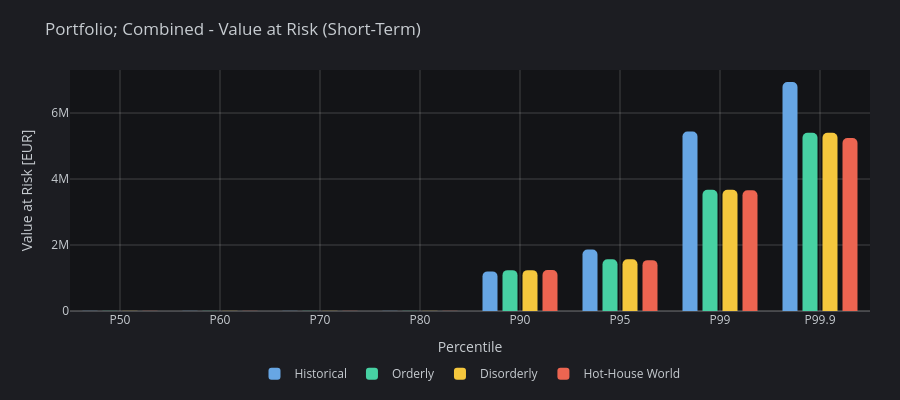

This figure's notebook cell:
### Markdown cell above
The portfolio VaR plot summarizes severe-but-plausible total losses at the portfolio level for the selected term and scenario set. This is useful for comparing portfolio-wide downside risk across climate pathways.

### Code cell
plot_var(dict_portfolio_metrics, name=f"Portfolio; {hazard}", selected_term="short", dark=True)

### Figure 1 — Plotly figure (JSON) as saved in the notebook; plotly's stock layout.template omitted (floating-point values rounded to 4 significant figures)
{"data": [{"hovertemplate": "Historical: %{y:,.0f} EUR<extra></extra>", "marker": {"color": "hsl(210, 70%, 65%)", "cornerradius": 5, "line": {"width": 0}}, "name": "Historical", "type": "bar", "width": 0.15, "x": ["P50", "P60", "P70", "P80", "P90", "P95", "P99", "P99.9"], "y": [3669.0, 3669.0, 3669.0, 3669.0, 1200000.0, 1866000.0, 5437000.0, 6939000.0]}, {"hovertemplate": "Orderly: %{y:,.0f} EUR<extra></extra>", "marker": {"color": "hsl(160, 60%, 55%)", "cornerradius": 5, "line": {"width": 0}}, "name": "Orderly", "type": "bar", "width": 0.15, "x": ["P50", "P60", "P70", "P80", "P90", "P95", "P99", "P99.9"], "y": [3669.0, 3669.0, 3669.0, 3669.0, 1238000.0, 1565000.0, 3673000.0, 5400000.0]}, {"hovertemplate": "Disorderly: %{y:,.0f} EUR<extra></extra>", "marker": {"color": "hsl(45, 90%, 60%)", "cornerradius": 5, "line": {"width": 0}}, "name": "Disorderly", "type": "bar", "width": 0.15, "x": ["P50", "P60", "P70", "P80", "P90", "P95", "P99", "P99.9"], "y": [3669.0, 3669.0, 3669.0, 3669.0, 1238000.0, 1565000.0, 3673000.0, 5400000.0]}, {"hovertemplate": "Hot-House World: %{y:,.0f} EUR<extra></extra>", "marker": {"color": "hsl(8, 80%, 62%)", "cornerradius": 5, "line": {"width": 0}}, "name": "Hot-House World", "type": "bar", "width": 0.15, "x": ["P50", "P60", "P70", "P80", "P90", "P95", "P99", "P99.9"], "y": [3669.0, 3669.0, 3669.0, 3669.0, 1243000.0, 1542000.0, 3662000.0, 5243000.0]}], "layout": {"height": 400, "hovermode": "x unified", "legend": {"font": {"color": "hsl(210, 10%, 80%)"}, "orientation": "h", "x": 0.5, "xanchor": "center", "y": -0.2, "yanchor": "top"}, "margin": {"b": 60, "l": 70, "r": 30, "t": 70}, "paper_bgcolor": "#1C1D22", "plot_bgcolor": "#131417", "title": {"font": {"color": "hsl(210, 10%, 80%)"}, "text": "Portfolio; Combined - Value at Risk (Short-Term)"}, "xaxis": {"gridcolor": "rgba(255, 255, 255, 0.2)", "showgrid": true, "tickfont": {"color": "hsl(210, 10%, 80%)"}, "tickformat": ".1%", "title": {"font": {"color": "hsl(210, 10%, 80%)"}, "text": "Percentile"}, "zerolinecolor": "rgba(255, 255, 255, 0.2)"}, "yaxis": {"gridcolor": "rgba(255, 255, 255, 0.2)", "rangemode": "nonnegative", "showgrid": true, "tickfont": {"color": "hsl(210, 10%, 80%)"}, "title": {"font": {"color": "hsl(210, 10%, 80%)"}, "text": "Value at Risk [EUR]"}, "zerolinecolor": "rgba(255, 255, 255, 0.2)"}}}
